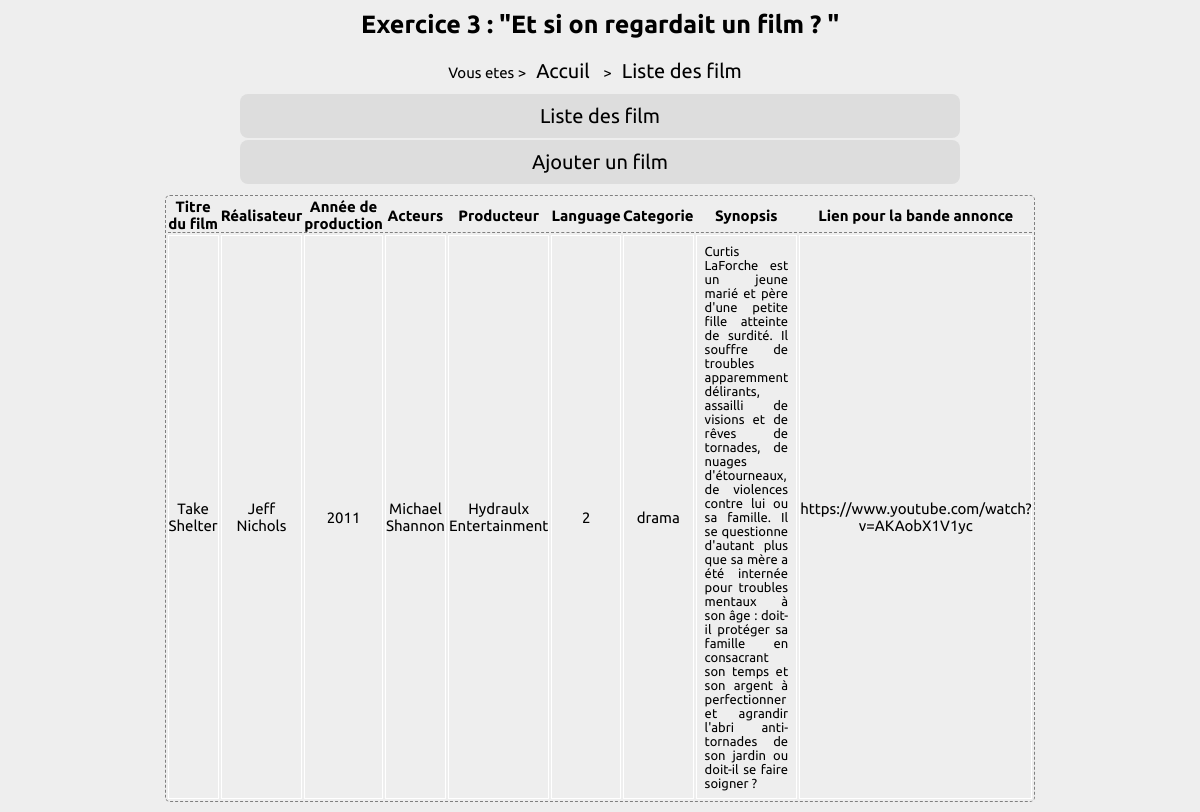
/index.php?page=2&where=6, run on the app's committed database.
### tables this page shows
CREATE TABLE `pages` (
  `pa_id` int(11) NOT NULL,
  `pa_title` varchar(255) NOT NULL,
  `pa_keywords` varchar(255) NOT NULL,
  `pa_description` varchar(255) NOT NULL,
  `pa_content` varchar(50) NOT NULL,
  `pa_parent_id` int(11) NOT NULL DEFAULT '1'
);

CREATE TABLE `movies` (
  `id` int(11) NOT NULL,
  `title` varchar(255) NOT NULL,
  `actors` varchar(255) NOT NULL,
  `director` varchar(255) NOT NULL,
  `producer` varchar(255) NOT NULL,
  `year_of_prod` year(4) NOT NULL,
  `language` varchar(255) NOT NULL,
  `category` enum('action','comedy','scifiction','drama','thriller') NOT NULL,
  `storyline` text NOT NULL,
  `video` varchar(255) NOT NULL
);

### inc/list.inc.php (the view, shortened to what this page needs)
<?php
	require_once('init.inc.php');
	if(empty($_GET['where'])) {
		$sql = "SELECT id, title, director, year_of_prod FROM `movies` ORDER BY `movies`.`id` DESC";
		} else {
		$sql = "SELECT * FROM `movies` WHERE id = ".$_GET['where'];
		}
	$req = $connection->query($sql);
?>
<!DOCTYPE html>
<html lang="fr">
	<head>
		<link rel="stylesheet" href="css/style.css">
	</head>
<?php
	if(!empty($_GET['where'])) {
?>
	<table>
	<tr>
		<th class="fiche">Titre du film</th>
		<th class="fiche">Réalisateur</th>
		<th class="fiche">Année de production</th>
		<th class="fiche">Acteurs</th>
		<th class="fiche">Producteur</th>
		<th class="fiche">Language</th>
		<th class="fiche">Categorie</th>
		<th class="fiche" id="story">Synopsis</th>
		<th class="fiche">Lien pour la bande annonce</th>
	</tr>
<?php
	while($datas = $req->fetch()){
		echo "<tr>";
		echo "<td>".$datas['title']."</td>";
		echo "<td>".$datas['director']."</td>";
		echo "<td>".$datas['year_of_prod']."</td>";
		echo "<td>".$datas['actors']."</td>";
		echo "<td>".$datas['producer']."</td>";
		echo "<td>".$datas['language']."</td>";
		echo "<td>".$datas['category']."</td>";
		echo "<td id='story'>".$datas['storyline']."</td>";
		echo "<td>".$datas['video']."</td>";
		echo "</tr>";
	}
}
?>
	</table>

### inc/functions.inc.php (shortened to what this page needs)
<?php
require_once('init.inc.php');
	function displayPath($idPage){
		global $connection;
		$chemin_complet = "";
		if($idPage != 0){
			$sql = "SELECT pa_parent_id, pa_title FROM pages WHERE pa_id = ? ";
			$req = $connection->prepare($sql);
			$req->execute(array($idPage));
			$datas = $req->fetch(PDO::FETCH_OBJ);
			$chemin_page_en_cours = " ><a href='?page=".$idPage."'>".$datas->pa_title."</a>";
			$chemin_complet = displayPath($datas->pa_parent_id).$chemin_page_en_cours;
		}
		return $chemin_complet;
	}
	function displayMenu($idPage){
		global $connection;
		$sql = "SELECT pa_id, pa_title FROM pages WHERE pa_parent_id = ? ";
		$req = $connection->prepare($sql);
		$req->execute(array($idPage));
		$html = "";
		if($req->rowCount()>0){
			$html = "<ul>";
			while($datas = $req->fetch(PDO::FETCH_OBJ)){
				$html .= "<li><a href='?page=".$datas->pa_id."'>".$datas->pa_title."</a></li>";
			}
			$html .= "</ul>";
		}
		return $html;
	}
?>

### css/style.css (style rules this page uses)
* { margin: 0; padding: 0; }
html { font-size: 62.5%; }
body { width: 100%; font-family: 'Ubuntu', sans-serif; font-size: 1.5rem; text-align: center; background-color: #eee; }
ul { margin:0 auto; text-align:center; overflow: hidden; }
li { width:60%; display:inline-block; text-align:center; margin: .1rem auto; padding: 1rem 0; background-color:#ddd ; border-radius: 8px; }
a { text-decoration: none; text-align: center; font-size: 2rem; color:black; margin:1rem; }
table { width:60%; margin: 1rem auto; text-align: center; border: 1px dashed gray; border-radius: 5px; }
table tr { text-align: center; margin: 0 auto; border-bottom: 1px solid #f7f7f7; }
table th { border-bottom:1px dashed gray; font-size: 1.8rem; }
table td { border: 1px solid white; }
table td#story { width:25%; padding:0.8rem; text-align: justify; font-size: 1.3rem; }
th.fiche { font-size: 1.5rem; }

### data on the page
pages: pa_title "Accuil"
pages: pa_title "Liste des film"
pages: pa_title "Ajouter un film"
movies: title "Take Shelter", director "Jeff Nichols", year_of_prod "2011", actors "Michael Shannon", producer "Hydraulx Entertainment", language "2", category "drama", storyline "Curtis LaForche est un jeune marié et père d'une petite fille atteinte de surdité. Il souffre de troubles apparemment délirants, assailli de visions et de rêves de tornades, de nuages d'étourneaux, de violences contre lui ou sa famille. Il se questionne d'autant plus que sa mère a été internée pour troubles mentaux à son âge : doit-il protéger sa famille en consacrant son temps et son argent à perfectionner et agrandir l'abri anti-tornades de son jardin ou doit-il se faire soigner ?", video "https://www.youtube.com/watch?v=AKAobX1V1yc"
